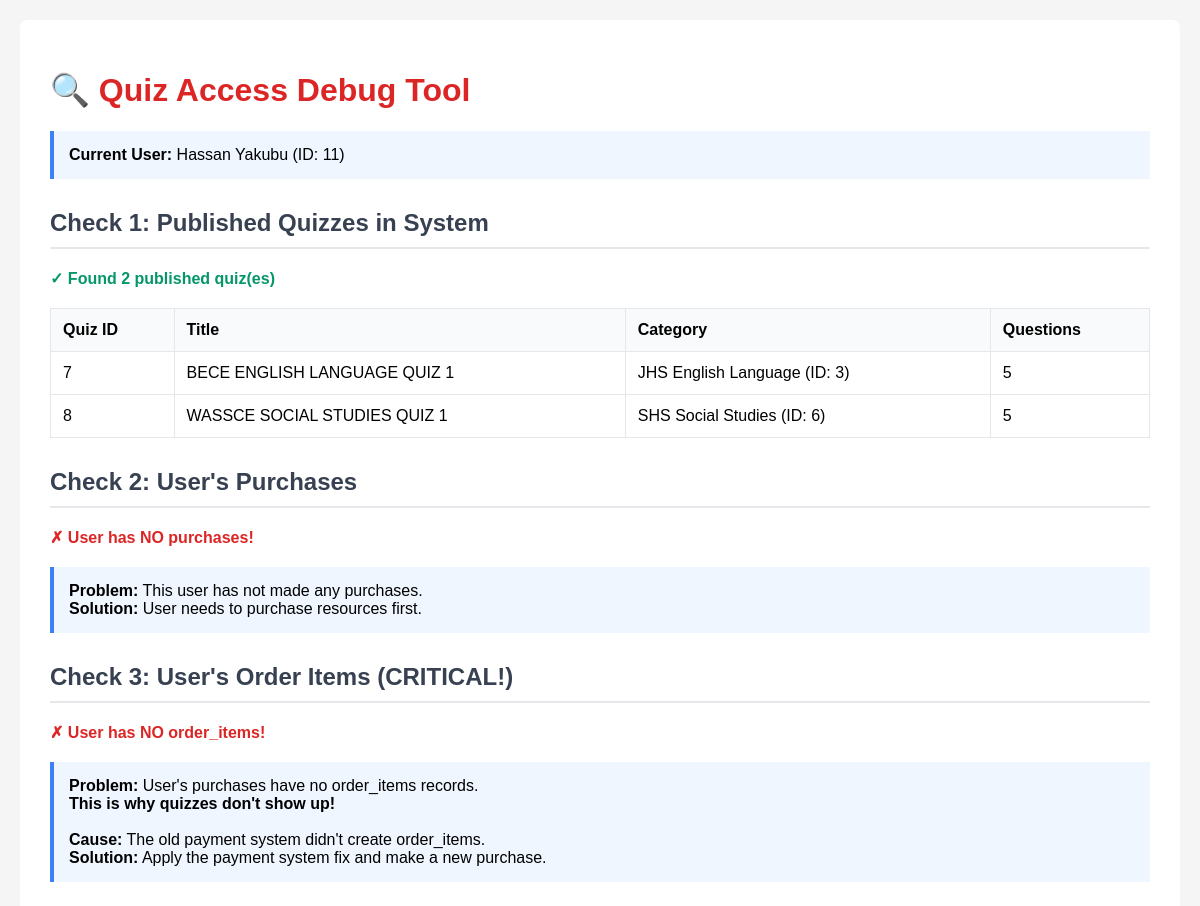
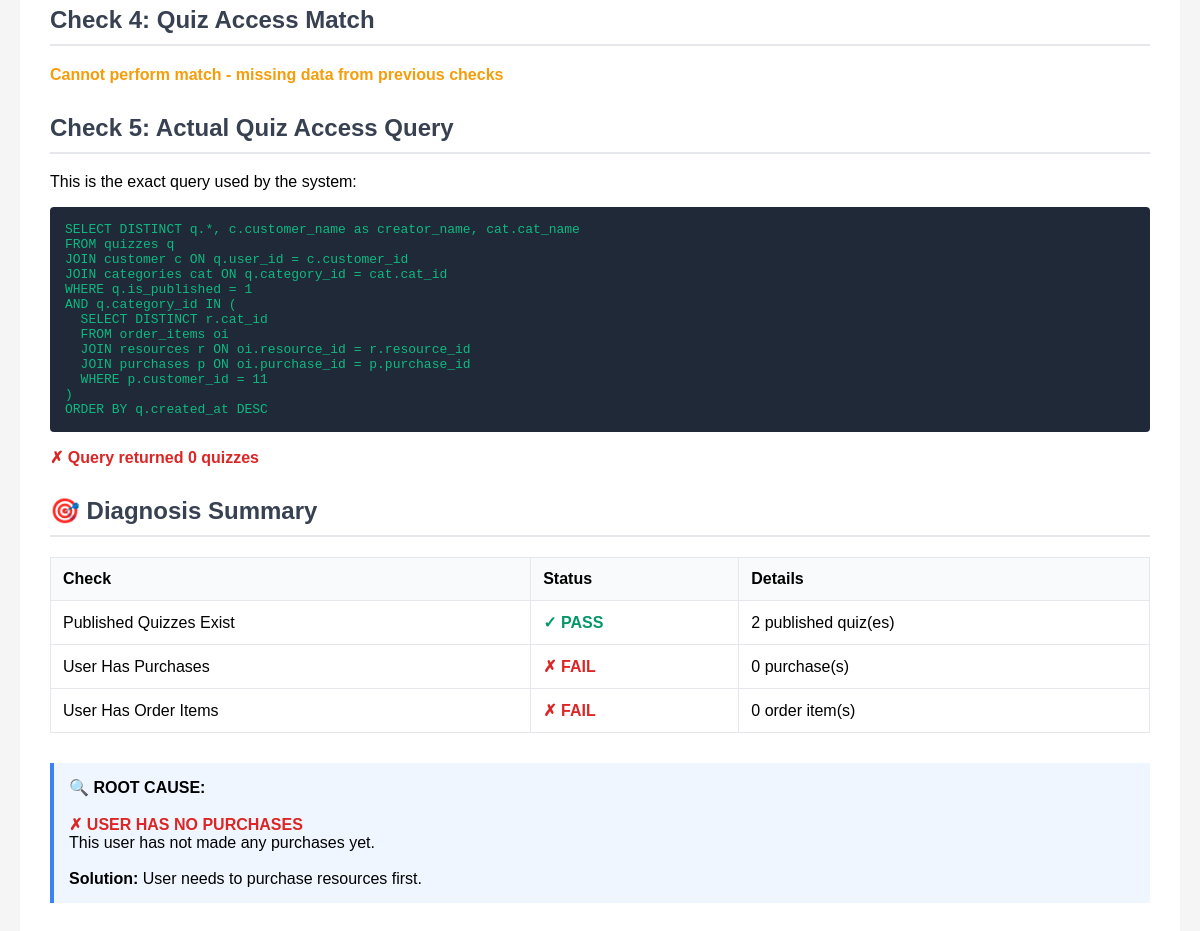
Page /debug_quiz_access_issue.php (signed in) on the committed database (2 pictures, top to bottom).
### tables this page shows
CREATE TABLE `quizzes` (
  `quiz_id` int NOT NULL,
  `user_id` int NOT NULL,
  `quiz_title` varchar(255) NOT NULL,
  `category_id` int NOT NULL,
  `time_limit` int NOT NULL COMMENT 'Time limit in minutes',
  `is_published` tinyint(1) DEFAULT '0',
  `created_at` timestamp NULL DEFAULT CURRENT_TIMESTAMP
);

CREATE TABLE `categories` (
  `cat_id` int NOT NULL,
  `cat_name` varchar(100) NOT NULL
);

### debug_quiz_access_issue.php (the view, shortened to what this page needs)
<?php
echo "<!DOCTYPE html><html><head><title>Quiz Access Debug</title>";
echo "<style>
body { font-family: Arial, sans-serif; margin: 20px; background: #f5f5f5; }
.container { max-width: 1200px; margin: 0 auto; background: white; padding: 30px; border-radius: 8px; }
h1 { color: #dc2626; }
h2 { color: #374151; margin-top: 30px; border-bottom: 2px solid #e5e7eb; padding-bottom: 10px; }
.success { color: #059669; font-weight: 600; }
.error { color: #dc2626; font-weight: 600; }
.warning { color: #f59e0b; font-weight: 600; }
.info { background: #eff6ff; border-left: 4px solid #3b82f6; padding: 15px; margin: 20px 0; }
table { width: 100%; border-collapse: collapse; margin: 20px 0; }
th, td { padding: 12px; text-align: left; border: 1px solid #e5e7eb; }
th { background: #f9fafb; font-weight: 600; }
.code { background: #1f2937; color: #10b981; padding: 15px; border-radius: 4px; font-family: monospace; margin: 10px 0; }
</style></head><body><div class='container'>";
echo "<h1>🔍 Quiz Access Debug Tool</h1>";
$user_id = $_SESSION['user_id'] ?? null;
$user_name = $_SESSION['user_name'] ?? 'Not logged in';
echo "<div class='info'>";
echo "<strong>Current User:</strong> $user_name (ID: $user_id)<br>";
echo "</div>";
try {
    $db = Database::getInstance()->getConnection();
    echo "<h2>Check 1: Published Quizzes in System</h2>";
    $result = $db->query("
        SELECT q.quiz_id, q.quiz_title, q.category_id, c.cat_name, q.is_published,
               (SELECT COUNT(*) FROM quiz_questions WHERE quiz_id = q.quiz_id) as question_count
        FROM quizzes q
        LEFT JOIN categories c ON q.category_id = c.cat_id
        WHERE q.is_published = 1
        ORDER BY q.quiz_id
    ");
    if ($result->num_rows > 0) {
        echo "<p class='success'>✓ Found {$result->num_rows} published quiz(es)</p>";
        echo "<table><tr><th>Quiz ID</th><th>Title</th><th>Category</th><th>Questions</th></tr>";
        $published_quizzes = [];
        while ($quiz = $result->fetch_assoc()) {
            $published_quizzes[] = $quiz;
            $cat_name = $quiz['cat_name'] ?? '<span class="error">NO CATEGORY!</span>';
            echo "<tr>";
            echo "<td>{$quiz['quiz_id']}</td>";
            echo "<td>{$quiz['quiz_title']}</td>";
            echo "<td>$cat_name (ID: {$quiz['category_id']})</td>";
            echo "<td>{$quiz['question_count']}</td>";
            echo "</tr>";
        }
        echo "</table>";
    }
    echo "<h2>Check 2: User's Purchases</h2>";
    $result = $db->query("
        SELECT p.purchase_id, p.invoice_no, p.purchase_date, p.order_status
        FROM purchases p
        WHERE p.customer_id = $user_id
        ORDER BY p.purchase_id DESC
    ");
    if ($result->num_rows > 0) {
        echo "<p class='success'>✓ User has {$result->num_rows} purchase(s)</p>";
        echo "<table><tr><th>Purchase ID</th><th>Invoice</th><th>Date</th><th>Status</th><th>Has Items?</th></tr>";
        while ($purchase = $result->fetch_assoc()) {
            $purchase_id = $purchase['purchase_id'];
            $items_check = $db->query("SELECT COUNT(*) as count FROM order_items WHERE purchase_id = $purchase_id");
            $item_count = $items_check->fetch_assoc()['count'];
            $has_items = $item_count > 0 ? "<span class='success'>Yes ($item_count items)</span>" : "<span class='error'>NO ITEMS!</span>";
            echo "<tr>";
            echo "<td>{$purchase['purchase_id']}</td>";
            echo "<td>{$purchase['invoice_no']}</td>";
            echo "<td>{$purchase['purchase_date']}</td>";
            echo "<td>{$purchase['order_status']}</td>";
            echo "<td>$has_items</td>";
            echo "</tr>";
        }
        echo "</table>";
    } else {
        echo "<p class='error'>✗ User has NO purchases!</p>";
        echo "<div class='info'>";
        echo "<strong>Problem:</strong> This user has not made any purchases.<br>";
        echo "<strong>Solution:</strong> User needs to purchase resources first.";
        echo "</div>";
    }
    echo "<h2>Check 3: User's Order Items (CRITICAL!)</h2>";
    $result = $db->query("
        SELECT oi.order_item_id, oi.purchase_id, r.resource_id, r.resource_title, r.cat_id, c.cat_name, oi.price
        FROM order_items oi
        JOIN purchases p ON oi.purchase_id = p.purchase_id
        JOIN resources r ON oi.resource_id = r.resource_id
        JOIN categories c ON r.cat_id = c.cat_id
        WHERE p.customer_id = $user_id
        ORDER BY oi.order_item_id DESC
    ");
    if ($result->num_rows > 0) {
        echo "<p class='success'>✓ User has {$result->num_rows} order item(s)</p>";
        echo "<table><tr><th>Item ID</th><th>Purchase ID</th><th>Resource</th><th>Category</th><th>Price</th></tr>";
        $purchased_categories = [];
        while ($item = $result->fetch_assoc()) {
            $purchased_categories[$item['cat_id']] = $item['cat_name'];
            echo "<tr>";
            echo "<td>{$item['order_item_id']}</td>";
            echo "<td>{$item['purchase_id']}</td>";
            echo "<td>{$item['resource_title']}</td>";
            echo "<td>{$item['cat_name']} (ID: {$item['cat_id']})</td>";
            echo "<td>GHS {$item['price']}</td>";
            echo "</tr>";
        }
        echo "</table>";
        echo "<div class='info'>";
        echo "<strong>Categories User Can Access:</strong><br>";
        foreach ($purchased_categories as $cat_id => $cat_name) {
            echo "• $cat_name (ID: $cat_id)<br>";
        }
        echo "</div>";
    } else {
        echo "<p class='error'>✗ User has NO order_items!</p>";
        echo "<div class='info'>";
        echo "<strong>Problem:</strong> User's purchases have no order_items records.<br>";
        echo "<strong>This is why quizzes don't show up!</strong><br><br>";
        echo "<strong>Cause:</strong> The old payment system didn't create order_items.<br>";
        echo "<strong>Solution:</strong> Apply the payment system fix and make a new purchase.";
        echo "</div>";
    }
    echo "<h2>Check 4: Quiz Access Match</h2>";
    if (isset($published_quizzes) && isset($purchased_categories)) {
        echo "<p>Checking if published quizzes match purchased categories...</p>";
        echo "<table><tr><th>Quiz</th><th>Category</th><th>Can Access?</th><th>Reason</th></tr>";
        $accessible_count = 0;
        foreach ($published_quizzes as $quiz) {
            $can_access = isset($purchased_categories[$quiz['category_id']]);
            $accessible_count += $can_access ? 1 : 0;
            $status = $can_access ? "<span class='success'>YES</span>" : "<span class='error'>NO</span>";
            $reason = $can_access
                ? "Purchased {$purchased_categories[$quiz['category_id']]}"
                : "Haven't purchased {$quiz['cat_name']}";
            echo "<tr>";
            echo "<td>{$quiz['quiz_title']}</td>";
            echo "<td>{$quiz['cat_name']}</td>";
            echo "<td>$status</td>";
            echo "<td>$reason</td>";
            echo "</tr>";
        }
        echo "</table>";
        if ($accessible_count > 0) {
            echo "<p class='success'>✓ User should be able to access $accessible_count quiz(es)</p>";
        } else {
            echo "<p class='error'>✗ User cannot access any quizzes</p>";
            echo "<div class='info'>";
            echo "<strong>Problem:</strong> User hasn't purchased resources in categories that have published quizzes.<br>";
            echo "<strong>Solution:</strong> User needs to purchase resources in these categories.";
            echo "</div>";
        }
    } else {
        echo "<p class='warning'>Cannot perform match - missing data from previous checks</p>";
    }
    echo "<h2>Check 5: Actual Quiz Access Query</h2>";
    echo "<p>This is the exact query used by the system:</p>";
    echo "<div class='code'>";
    echo "SELECT DISTINCT q.*, c.customer_name as creator_name, cat.cat_name<br>";
    echo "FROM quizzes q<br>";
    echo "JOIN customer c ON q.user_id = c.customer_id<br>";
    echo "JOIN categories cat ON q.category_id = cat.cat_id<br>";
    echo "WHERE q.is_published = 1<br>";
    echo "AND q.category_id IN (<br>";
    echo "&nbsp;&nbsp;SELECT DISTINCT r.cat_id<br>";
    echo "&nbsp;&nbsp;FROM order_items oi<br>";
    echo "&nbsp;&nbsp;JOIN resources r ON oi.resource_id = r.resource_id<br>";
    echo "&nbsp;&nbsp;JOIN purchases p ON oi.purchase_id = p.purchase_id<br>";
    echo "&nbsp;&nbsp;WHERE p.customer_id = $user_id<br>";
    echo ")<br>";
    echo "ORDER BY q.created_at DESC";
    echo "</div>";
    $result = $db->query("
        SELECT DISTINCT q.quiz_id, q.quiz_title, cat.cat_name, c.customer_name as creator_name
        FROM quizzes q
        JOIN customer c ON q.user_id = c.customer_id
        JOIN categories cat ON q.category_id = cat.cat_id
        WHERE q.is_published = 1
        AND q.category_id IN (
            SELECT DISTINCT r.cat_id
            FROM order_items oi
            JOIN resources r ON oi.resource_id = r.resource_id
            JOIN purchases p ON oi.purchase_id = p.purchase_id
            WHERE p.customer_id = $user_id
        )
        ORDER BY q.created_at DESC
    ");
    if ($result->num_rows > 0) {
        echo "<p class='success'>✓ Query returned {$result->num_rows} quiz(es)</p>";
        echo "<table><tr><th>Quiz ID</th><th>Title</th><th>Category</th><th>Creator</th></tr>";
        while ($quiz = $result->fetch_assoc()) {
            echo "<tr>";
            echo "<td>{$quiz['quiz_id']}</td>";
            echo "<td>{$quiz['quiz_title']}</td>";
            echo "<td>{$quiz['cat_name']}</td>";
            echo "<td>{$quiz['creator_name']}</td>";
            echo "</tr>";
        }
        echo "</table>";
        echo "<p class='success'>✓ These quizzes SHOULD be showing to the user!</p>";
    } else {
        echo "<p class='error'>✗ Query returned 0 quizzes</p>";
    }
    echo "<h2>🎯 Diagnosis Summary</h2>";
    $published_quiz_count = $db->query("SELECT COUNT(*) as count FROM quizzes WHERE is_published = 1")->fetch_assoc()['count'];
    $user_purchase_count = $db->query("SELECT COUNT(*) as count FROM purchases WHERE customer_id = $user_id")->fetch_assoc()['count'];
    $user_orderitem_count = $db->query("
        SELECT COUNT(*) as count FROM order_items oi
        JOIN purchases p ON oi.purchase_id = p.purchase_id
        WHERE p.customer_id = $user_id
    ")->fetch_assoc()['count'];
    echo "<table>";
    echo "<tr><th>Check</th><th>Status</th><th>Details</th></tr>";
    $check1_status = $published_quiz_count > 0 ? "<span class='success'>✓ PASS</span>" : "<span class='error'>✗ FAIL</span>";
    $check1_detail = "$published_quiz_count published quiz(es)";
    echo "<tr><td>Published Quizzes Exist</td><td>$check1_status</td><td>$check1_detail</td></tr>";
    $check2_status = $user_purchase_count > 0 ? "<span class='success'>✓ PASS</span>" : "<span class='error'>✗ FAIL</span>";
    $check2_detail = "$user_purchase_count purchase(s)";
    echo "<tr><td>User Has Purchases</td><td>$check2_status</td><td>$check2_detail</td></tr>";
    $check3_status = $user_orderitem_count > 0 ? "<span class='success'>✓ PASS</span>" : "<span class='error'>✗ FAIL</span>";
    $check3_detail = "$user_orderitem_count order item(s)";
    echo "<tr><td>User Has Order Items</td><td>$check3_status</td><td>$check3_detail</td></tr>";
    echo "</table>";
    echo "<div class='info' style='margin-top: 30px; font-size: 16px;'>";
    echo "<strong>🔍 ROOT CAUSE:</strong><br><br>";
    if ($published_quiz_count == 0) {
        echo "<span class='error'>✗ NO PUBLISHED QUIZZES</span><br>";
        echo "There are no published quizzes in the system. Creators need to publish their quizzes.<br><br>";
        echo "<strong>Solution:</strong> Go to quiz management and publish quizzes.";
    } elseif ($user_purchase_count == 0) {
        echo "<span class='error'>✗ USER HAS NO PURCHASES</span><br>";
        echo "This user has not made any purchases yet.<br><br>";
        echo "<strong>Solution:</strong> User needs to purchase resources first.";
    }
    echo "</div>";
} catch (Exception $e) {
    echo "<p class='error'>Database Error: " . $e->getMessage() . "</p>";
}
echo "</div></body></html>";
?>

### debug_quiz_access_issue.php (style rules this page uses)
body { font-family: Arial, sans-serif; margin: 20px; background: #f5f5f5; }
.container { max-width: 1200px; margin: 0 auto; background: white; padding: 30px; border-radius: 8px; }
h1 { color: #dc2626; }
h2 { color: #374151; margin-top: 30px; border-bottom: 2px solid #e5e7eb; padding-bottom: 10px; }
.success { color: #059669; font-weight: 600; }
.error { color: #dc2626; font-weight: 600; }
.warning { color: #f59e0b; font-weight: 600; }
.info { background: #eff6ff; border-left: 4px solid #3b82f6; padding: 15px; margin: 20px 0; }
table { width: 100%; border-collapse: collapse; margin: 20px 0; }
th, td { padding: 12px; text-align: left; border: 1px solid #e5e7eb; }
th { background: #f9fafb; font-weight: 600; }
.code { background: #1f2937; color: #10b981; padding: 15px; border-radius: 4px; font-family: monospace; margin: 10px 0; }

### rows in the picture
quizzes: quiz_id "7", quiz_title "BECE ENGLISH LANGUAGE QUIZ 1", category.cat_name "JHS English Language", category "3", question_count "5"
quizzes: quiz_id "8", quiz_title "WASSCE SOCIAL STUDIES QUIZ 1", category.cat_name "SHS Social Studies", category "6", question_count "5"

### other values in the picture
$user_name "Hassan Yakubu"
$user_id "11"
$result->num_rows "2"
$check1_detail "2 published quiz(es)"
$check2_detail "0 purchase(s)"
$check3_detail "0 order item(s)"
